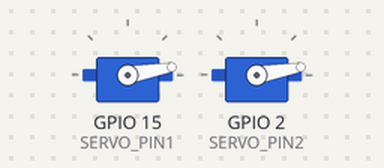
A sketch run on a simulated ESP32. Parts: 2 × servo.

Above: at 0.05 s.
At 0.4 s:
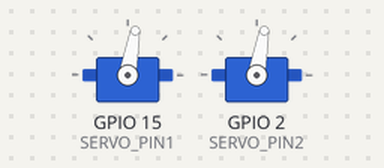
At 1.45 s:
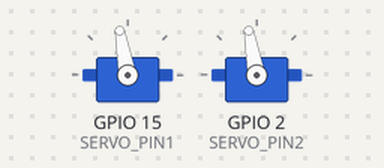
At 2.9 s:
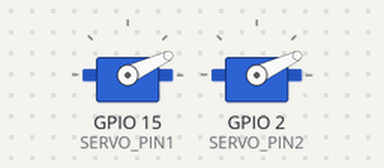
Timing chart, 0 to 6.6 s (numbered marks = the images above):
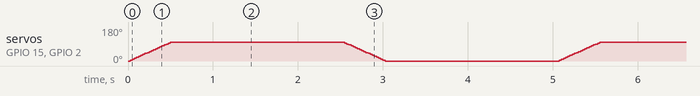

The sketch:

Motors.ino
```cpp
#include <ESP32Servo.h>
// #include <Stepper.h>

#define SERVO_PIN1 15
#define SERVO_PIN2 2
// #define STEPPER_PIN
#define POT_PIN A0

Servo servo1, servo2;

// const int stepsPerRevolution = 2048;

// Stepper mystepper = Stepper(stepsPerRevolution,8,9,10,11);

void setup() {
  // put your setup code here, to run once:
  Serial.begin(115200);
  servo1.attach(SERVO_PIN1);
  servo2.attach(SERVO_PIN2);
  servo1.write(0);
  servo2.write(0);
}

void loop() {
  // put your main code here, to run repeatedly:
  for(int i = 0; i <= 100; i+=5) {
    servo1.write(i);
    servo2.write(i);
    delay(25);
  }
  delay(2000);
  for(int i = 100; i >= 0; i-=5) {
    servo1.write(i);
    servo2.write(i);
    delay(25);
  }
  delay(2000);
}
```
